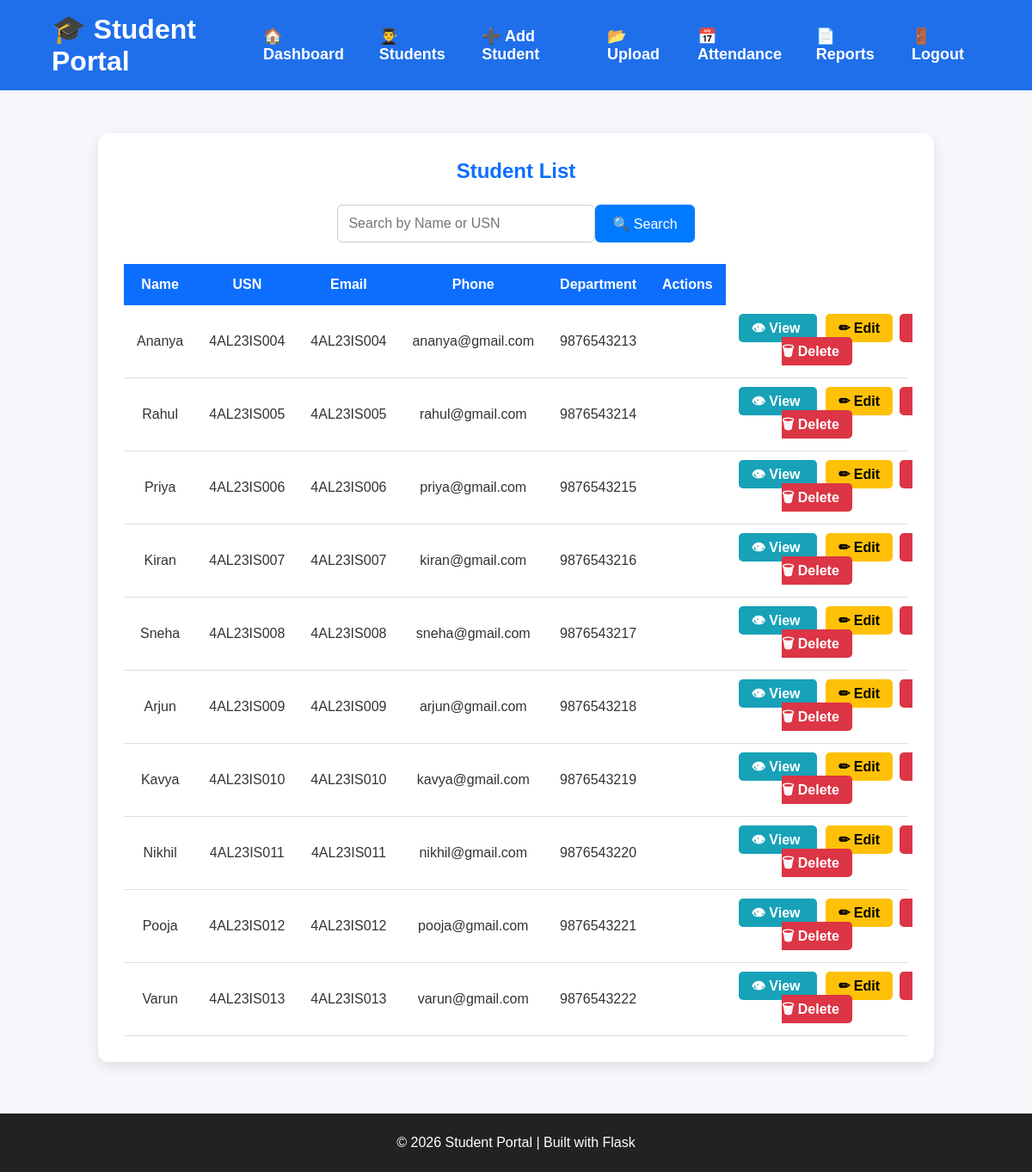
Before: /students (signed in) with the older database file.
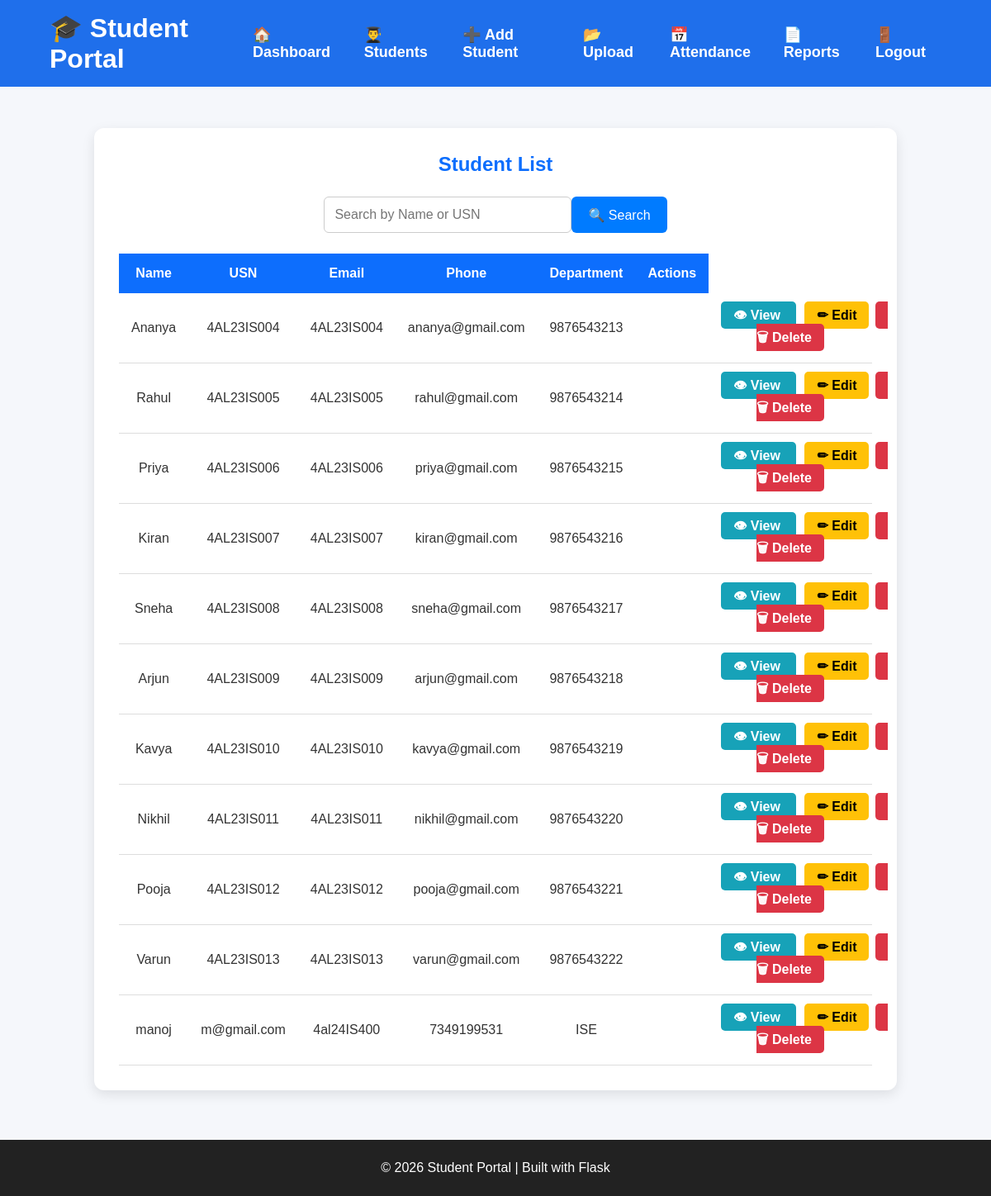
After: the same page with the newer database file.
### tables this page shows
CREATE TABLE students(
        id INTEGER PRIMARY KEY AUTOINCREMENT,
        name TEXT NOT NULL,
        password TEXT NOT NULL,
        usn TEXT NOT NULL UNIQUE,
        email TEXT NOT NULL,
        phone TEXT NOT NULL,
        department TEXT NOT NULL,
        photo TEXT 
    );

### app.py (the view)
@app.route("/students")
@login_required
def student_list():
    search = request.args.get("search", "").strip()
    try:
        if search:
            students = search_students(search)
        else:
            students = get_students()
    except Exception as e:
        flash(f"Error fetching students: {str(e)}", "error")
        students = []
    return render_template(
        "students.html",
        students=students
    )

### app.py (called while the page is built)
def login_required(f):
    @wraps(f)
    def decorated_function(*args, **kwargs):
        if "admin" not in session:
            flash("Please login first.", "error")
            return redirect(url_for("home"))
        return f(*args, **kwargs)
    return decorated_function

### database.py (called while the page is built)
def connect_db():
    connection = sqlite3.connect("students.db")
    return connection

def get_students():
    connection = connect_db()
    cursor = connection.cursor()
    cursor.execute("SELECT * FROM students")
    students = cursor.fetchall()
    connection.close()
    return students

### templates/students.html
{% extends "base.html" %}
{% block content %}
<section class="student-section">
    <div class="student-container">
        <h2>Student List</h2>
        <table>
            <thead>
                <tr>
                    <th>Name</th>
                    <th>USN</th>
                    <th>Email</th>
                    <th>Phone</th>
                    <th>Department</th>
                    <th>Actions</th>
                </tr>
            </thead>
            <tbody>
                {% for student in students %}
                <tr>
                <td>{{ student[1] }}</td>
                <td>{{ student[2] }}</td>
                <td>{{ student[3] }}</td>
                <td>{{ student[4] }}</td>
                <td>{{ student[5] }}</td>
                <td>
              <td>
            <a href="/student/{{ student[0] }}" class="view-btn">
                👁 View
            </a>
            <a href="/edit-student/{{ student[0] }}" class="edit-btn">
                ✏ Edit
            </a>
            <a href="/delete-student/{{ student[0] }}"
            class="delete-btn"
            onclick="return confirm('Are you sure?')">
            🗑 Delete
            </a>
        </td>
                {% endfor %}
            </tbody>
            <div class="search-box">
                <form action="/students" method="GET">
                    <input
                        type="text"
                        name="search"
                        placeholder="Search by Name or USN"
                    >
                    <button type="submit">
                        🔍 Search
                    </button>
                </form>
            </div>
        </table>
    </div>
</section>
{% endblock %}

### templates/base.html (shortened to what this page needs)
<!DOCTYPE html>
<html lang="en">
<head>
    <link rel="stylesheet" href="{{ url_for('static', filename='css/style.css') }}">
</head>
<body>
<header>
    <div class="container">
        <div class="logo">
            <h1>🎓 Student Portal</h1>
        </div>
        <nav>
            <ul>
                {% if session.admin %}
                    <li>
                        <a href="{{ url_for('dashboard') }}">
                            🏠 Dashboard
                        </a>
                    </li>
                    <li>
                        <a href="{{ url_for('student_list') }}">
                            👨‍🎓 Students
                        </a>
                    </li>
                    <li>
                        <a href="{{ url_for('add_student') }}">
                            ➕ Add Student
                        </a>
                    </li>
                    <li>
                        <a href="{{ url_for('upload_students') }}">
                            📂 Upload
                        </a>
                    </li>
                    <li>
                        <a href="{{ url_for('attendance') }}">
                            📅 Attendance
                        </a>
                    </li>
                    <li>
                        <a href="{{ url_for('attendance_report') }}">
                            📄 Reports
                        </a>
                    </li>
                    <li>
                        <a href="{{ url_for('logout') }}">
                            🚪 Logout
                        </a>
                    </li>
                {% endif %}
            </ul>
        </nav>
    </div>
</header>
<main>
    {% block content %}
    {% endblock %}
</main>
<footer>
    <p>
        © 2026 Student Portal | Built with Flask
    </p>
</footer>
</body>
</html>

### static/css/style.css (style rules this page uses)
* { margin:0; padding:0; box-sizing:border-box; }
body { font-family:Arial, Helvetica, sans-serif; background:#f5f7fb; color:#333; }
header { background:#0d6efd; color:white; padding:18px 0; }
.container { width:90%; margin:auto; display:flex; justify-content:space-between; align-items:center; }
.logo h1 { font-size:32px; }
nav ul { list-style:none; display:flex; gap:30px; }
nav a { color:white; text-decoration:none; font-size:18px; transition:.3s; }
footer { background:#222; color:white; text-align:center; padding:25px; margin-top:60px; }
.student-section { width:90%; margin:50px auto; }
.student-container { background:white; padding:30px; border-radius:10px; box-shadow:0 5px 15px rgba(0,0,0,0.1); }
.student-container h2 { text-align:center; color:#0d6efd; margin-bottom:20px; }
table { width:100%; border-collapse:collapse; }
th { background:#0d6efd; color:white; padding:15px; }
td { padding:15px; text-align:center; border-bottom:1px solid #ddd; }
.edit-btn { background:#ffc107; color:black; padding:8px 15px; border-radius:5px; text-decoration:none; font-weight:bold; }
.delete-btn { background:#dc3545; color:white; padding:8px 15px; border-radius:5px; text-decoration:none; font-weight:bold; margin-left:8px; }
.search-box { width:100%; margin:25px 0; display:flex; justify-content:center; }
.search-box form { display:flex; gap:10px; }
.search-box input { width:300px; padding:12px; border:1px solid #ccc; border-radius:6px; font-size:16px; }
.search-box button { padding:12px 20px; background:#007BFF; color:white; border:none; border-radius:6px; cursor:pointer; font-size:16px; }
.view-btn { background:#17a2b8; color:white; padding:8px 15px; border-radius:5px; text-decoration:none; font-weight:bold; margin-right:10px; }
.student-container { width:90%; margin:40px auto; background:#fff; padding:30px; border-radius:12px; box-shadow:0 5px 15px rgba(0,0,0,.1); }
.student-container h2 { text-align:center; color:#0d6efd; margin-bottom:25px; }
.student-container table { width:100%; border-collapse:collapse; }
.student-container table th { background:#0d6efd; color:white; padding:15px; }
.student-container table td { padding:15px; text-align:center; border-bottom:1px solid #ddd; }
header { background:#1f6feb; color:white; padding:15px 0; }
.logo h1 { margin:0; }
nav ul { list-style:none; display:flex; align-items:center; gap:25px; margin:0; padding:0; }
nav ul li { display:flex; align-items:center; }
nav ul li a { color:white; text-decoration:none; font-weight:600; transition:0.3s; }

Changed rows visible on the page:
added students: name "manoj", password "m@gmail.com", usn "4al24IS400", email "7349199531", phone "ISE"
